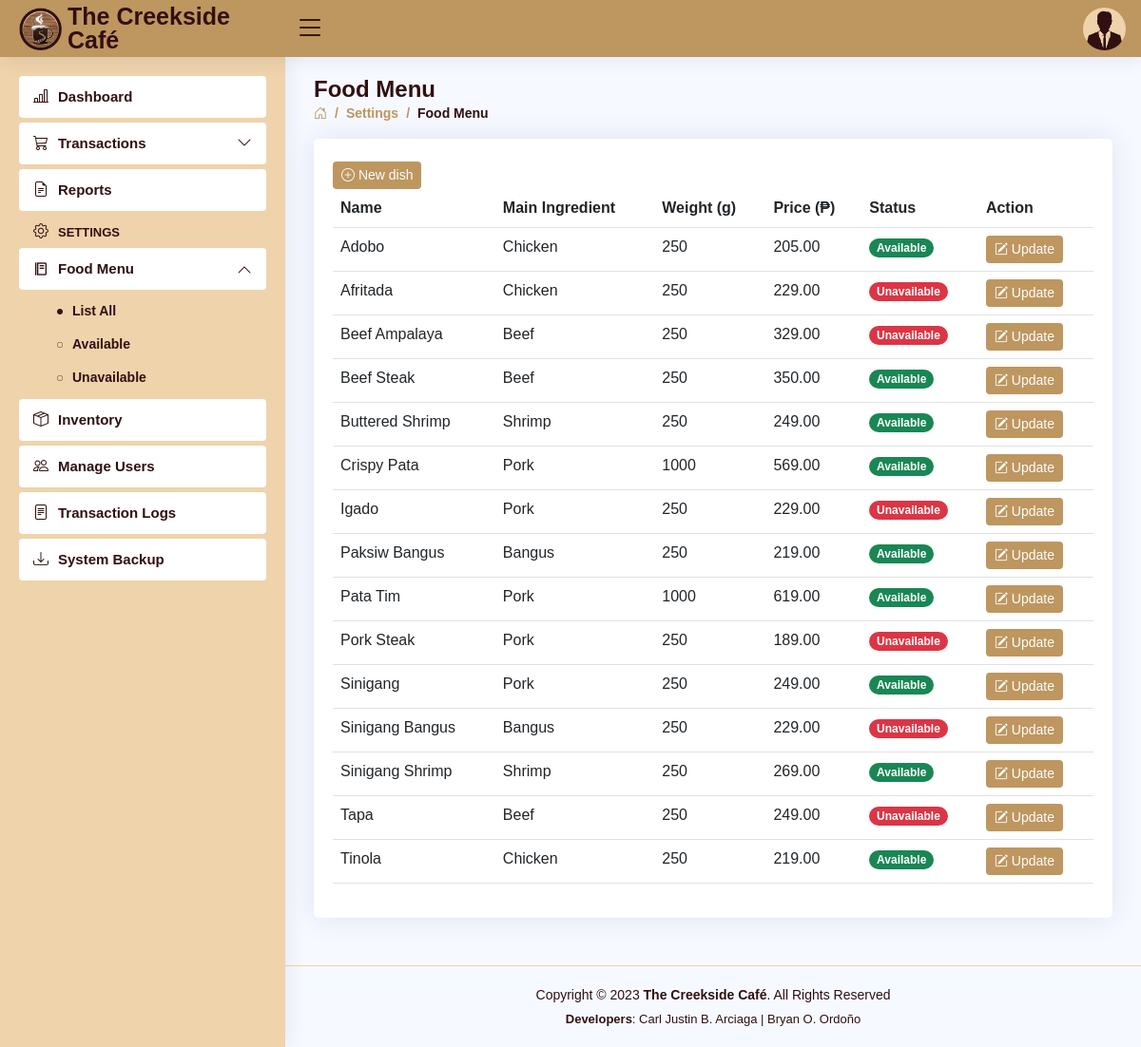
The app's page /settings-foodmenu.php (signed in) with its own data.
### tables this page shows
CREATE TABLE `users` (
  `user_id` int(11) NOT NULL AUTO_INCREMENT,
  `role` varchar(5) DEFAULT NULL,
  `fname` varchar(30) DEFAULT NULL,
  `mname` varchar(30) DEFAULT NULL,
  `lname` varchar(30) DEFAULT NULL,
  `bdate` date DEFAULT NULL,
  `sex` varchar(6) DEFAULT NULL,
  `province` varchar(15) DEFAULT NULL,
  `municipality` varchar(30) DEFAULT NULL,
  `barangay` varchar(30) DEFAULT NULL,
  `contact_no` varchar(11) DEFAULT NULL,
  `email` varchar(50) DEFAULT NULL,
  `username` varchar(50) DEFAULT NULL,
  `password` varchar(50) DEFAULT NULL,
  PRIMARY KEY (`user_id`)
);

CREATE TABLE `dishes` (
  `dish_id` int(2) NOT NULL AUTO_INCREMENT,
  `dish_name` varchar(30) DEFAULT NULL,
  `main_` varchar(15) DEFAULT NULL,
  `weight` int(4) DEFAULT NULL,
  `price` decimal(10,2) DEFAULT NULL,
  `status` varchar(11) DEFAULT NULL,
  PRIMARY KEY (`dish_id`)
);

### settings-foodmenu.php (the view, shortened to what this page needs)
<!DOCTYPE html>
<html lang="en">
<head>
<?php
    include 'includes/links.php';
    include 'includes/header.php';
    include 'includes/sidebar-FM.php';
    $role = $_SESSION['role'];
 ?>
</head>
<body>
  <main id="main" class="main">
    <div class="pagetitle">
      <h1>Food Menu</h1>
      <nav>
        <ol class="breadcrumb">
          <li class="breadcrumb-item"><a href="dashboard.php"><i class="bi bi-house-door"></i></a></li>
          <li class="breadcrumb-item">Settings</li>
          <li class="breadcrumb-item active">Food Menu</li>
        </ol>
      </nav>
    </div>
    <section class="section dish">
          <div class="card">
            <div class="card-body">
              <br>
              <?php if ($role === 'Admin') { ?>
              <button class="btn btn2 btn-sm" data-bs-toggle="modal" data-bs-target="#addDish"><i class="bi bi-plus-circle"></i> New dish</button> <?php
              } ?>
              <table class="table table-hover datatable">
        <?php if ($role === 'Admin') { ?>
                <thead>
                  <tr>
                    <th scope="col">Name</th>
                    <th scope="col">Main Ingredient</th>
                    <th scope="col">Weight (g)</th>
                    <th scope="col">Price (₱)</th>
                    <th scope="col">Status</th>
                    <th scope="col">Action</th>
                  </tr>
                </thead> <?php
        }?>
                <tbody>
  <?php
    include 'connection.php';
    $query = "SELECT * FROM dishes ORDER BY dish_name ASC";
    $result = $con->query($query);
    if ($result) {
      while ($row = $result->fetch_assoc()) {
        $id = $row['dish_id'];
        $name = $row['dish_name'];
        $main_ = $row['main_'];
        $weight = $row['weight'];
        $price = $row['price'];
        $status = $row['status'];?>
                  <tr>
                    <td><a style="text-transform: capitalize;"><?php echo $name ?></a></td>
                    <td><?php echo $main_ ?></td>
                    <td><?php echo $weight ?></td>
                    <td><?php echo $price ?></td>
            <?php if ($status === 'Available') { ?>
                    <td><font class="badge bg-success rounded-pill"><b><?php echo $status ?></b></font></td> <?php
            } elseif ($status === 'Unavailable') { ?>
                    <td><font class="badge bg-danger rounded-pill"><b><?php echo $status ?></b></font></td> <?php
            } ?>
        <?php if ($role === 'Admin') { ?>
                    <td>
                      <button class="btn btn2 btn-sm" data-bs-toggle="modal" data-bs-target="#updateDish-<?php echo $id ?>"><i class="bi bi-pencil-square"></i> Update</button>
                    </td> <?php
        } ?>
                  </tr>
    <?php }
  } ?>
                </tbody>
              </table>
            </div>
          </div>
    </section>
  </main>
<?php include 'includes/footer.php'; ?>
</body>
</html>

### includes/header.php (shortened to what this page needs)
<header id="header" class="header fixed-top d-flex align-items-center">
  <div class="d-flex align-items-center justify-content-between">
    <a href="dashboard.php" class="logo d-flex align-items-center">
      <img src="assets/img/creekside.png" alt="">
      <span class="d-none d-lg-block">The Creekside Café</span>
    </a>
    <i class="bi bi-list toggle-sidebar-btn"></i>
  </div>
  <nav class="header-nav ms-auto">
  <?php
      include 'connection.php';
      $username = $_SESSION['username'];
      $query = "SELECT * FROM users WHERE username = '$username'";
      $result = $con->query($query);
      if ($result) {
        while ($row = $result->fetch_assoc()) {
          $sex = $row['sex'];
          ?>
    <ul class="d-flex align-items-center">
      <li class="nav-item dropdown pe-3">
        <a class="nav-link nav-profile d-flex align-items-center pe-0" href="#" data-bs-toggle="dropdown">
          <?php
            if ($sex === 'Male') {
                echo '<img src="assets/img/Male.png" alt="Profile" class="rounded-circle">';
            } elseif ($sex === 'Female') {
                echo '<img src="assets/img/Female.png" alt="Profile" class="rounded-circle">';
            }
          ?>
        </a>
  <?php
        }
      }
  ?>
      </li>
    </ul>
  </nav>
</header>

### assets/css/style.css (style rules this page uses)
:root { scroll-behavior: smooth; }
body { font-family: "Open Sans", sans-serif; background: #f6f9ff; color: #444444; }
a { color: #4154f1; text-decoration: none; }
h1, h2, h3, h4, h5, h6 { font-family: "Nunito", sans-serif; }
#main { margin-top: 60px; padding: 20px 30px; transition: all 0.3s; }
.pagetitle { margin-bottom: 10px; }
.pagetitle h1 { font-size: 24px; margin-bottom: 0; font-weight: 600; color: #301011; }
.card { margin-bottom: 30px; border: none; border-radius: 5px; box-shadow: 0px 0 30px rgba(1, 41, 112, 0.1); }
.card-body { padding: 0 20px 20px 20px; color: #301011; }
.breadcrumb { font-size: 14px; font-family: "Nunito", sans-serif; color: #be965f; font-weight: 600; }
.breadcrumb a { color: #be965f; transition: 0.3s; }
.breadcrumb .breadcrumb-item::before { color: #be965f; }
.breadcrumb .active { color: #301011; font-weight: 600; }
.logo { line-height: 1; }
@media (min-width: 1200px) { .logo { width: 280px; } }
.logo img { max-height: 45px; margin-right: 6px; }
.logo span { font-size: 25px; font-weight: 700; color: #301011; font-family: "Nunito", sans-serif; }
.header { transition: all 0.5s; z-index: 997; height: 60px; box-shadow: 0px 2px 20px rgba(1, 41, 112, 0.1); background-color: #be965f; padding-left: 20px; }
.header .toggle-sidebar-btn { font-size: 32px; padding-left: 10px; cursor: pointer; color: #301011; }
.header-nav ul { list-style: none; }
.header-nav>ul { margin: 0; padding: 0; }
.header-nav .nav-profile { color: #301011; }
.header-nav .nav-profile img { max-height: 45px; }
@media (min-width: 1200px) { #main, #footer { margin-left: 300px; } }
.btn2 { background: #be965f; border: none; color: #fff; padding: 4px 9px; }

### records on screen
dishes: dish_name "Adobo", main_ "Chicken", weight "250", price "205.00", status "Available"
dishes: dish_name "Afritada", main_ "Chicken", weight "250", price "229.00", status "Unavailable"
dishes: dish_name "Beef Ampalaya", main_ "Beef", weight "250", price "329.00", status "Unavailable"
dishes: dish_name "Beef Steak", main_ "Beef", weight "250", price "350.00", status "Available"
dishes: dish_name "Buttered Shrimp", main_ "Shrimp", weight "250", price "249.00", status "Available"
dishes: dish_name "Crispy Pata", main_ "Pork", weight "1000", price "569.00", status "Available"
dishes: dish_name "Igado", main_ "Pork", weight "250", price "229.00", status "Unavailable"
dishes: dish_name "Paksiw Bangus", main_ "Bangus", weight "250", price "219.00", status "Available"
dishes: dish_name "Pata Tim", main_ "Pork", weight "1000", price "619.00", status "Available"
dishes: dish_name "Pork Steak", main_ "Pork", weight "250", price "189.00", status "Unavailable"
dishes: dish_name "Sinigang", main_ "Pork", weight "250", price "249.00", status "Available"
dishes: dish_name "Sinigang Bangus", main_ "Bangus", weight "250", price "229.00", status "Unavailable"
dishes: dish_name "Sinigang Shrimp", main_ "Shrimp", weight "250", price "269.00", status "Available"
dishes: dish_name "Tapa", main_ "Beef", weight "250", price "249.00", status "Unavailable"
dishes: dish_name "Tinola", main_ "Chicken", weight "250", price "219.00", status "Available"
